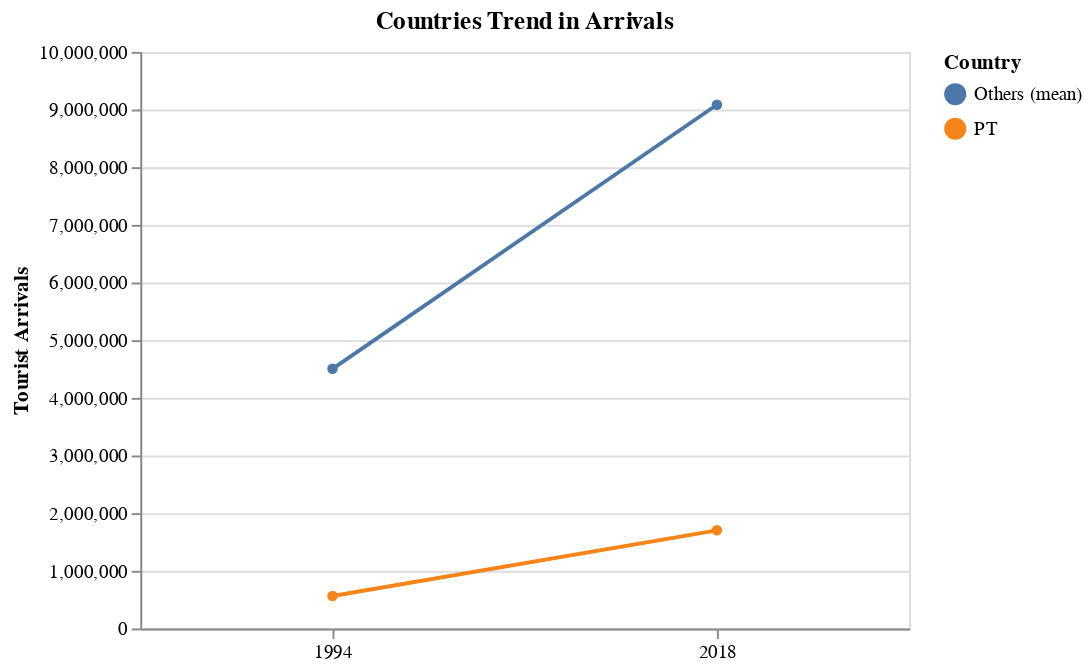

Notebook cell for this chart:
### Code cell
chart = alt.Chart(df5).mark_line(point=alt.OverlayMarkDef()).encode(
    x = alt.X('Year:O', title='', axis=alt.Axis(labelAngle=0)),
    y = 'Tourist Arrivals:Q',
    color=alt.Color('Country:N')
).properties(
    width=400, 
    height=300,
    title='Countries Trend in Arrivals'
)

chart

### Figure 1 — Vega-Lite specification as saved in the notebook (floating-point values rounded to 4 significant figures)
{"config": {"view": {"continuousWidth": 400, "continuousHeight": 300}}, "data": {"name": "data-9cf443e349cc4a536e81be6fb74c93c1"}, "mark": {"type": "line", "point": {}}, "encoding": {"color": {"field": "Country", "type": "nominal"}, "x": {"axis": {"labelAngle": 0}, "field": "Year", "title": "", "type": "ordinal"}, "y": {"field": "Tourist Arrivals", "type": "quantitative"}}, "height": 300, "title": "Countries Trend in Arrivals", "width": 400, "$schema": "https://vega.github.io/schema/vega-lite/v4.17.0.json", "datasets": {"data-9cf443e349cc4a536e81be6fb74c93c1": [{"Year": 1994, "Country": "PT", "Tourist Arrivals": 563400.0}, {"Year": 2018, "Country": "PT", "Tourist Arrivals": 1703000.0}, {"Year": 1994, "Country": "Others (mean)", "Tourist Arrivals": 4504000.0}, {"Year": 2018, "Country": "Others (mean)", "Tourist Arrivals": 9083000.0}]}}
